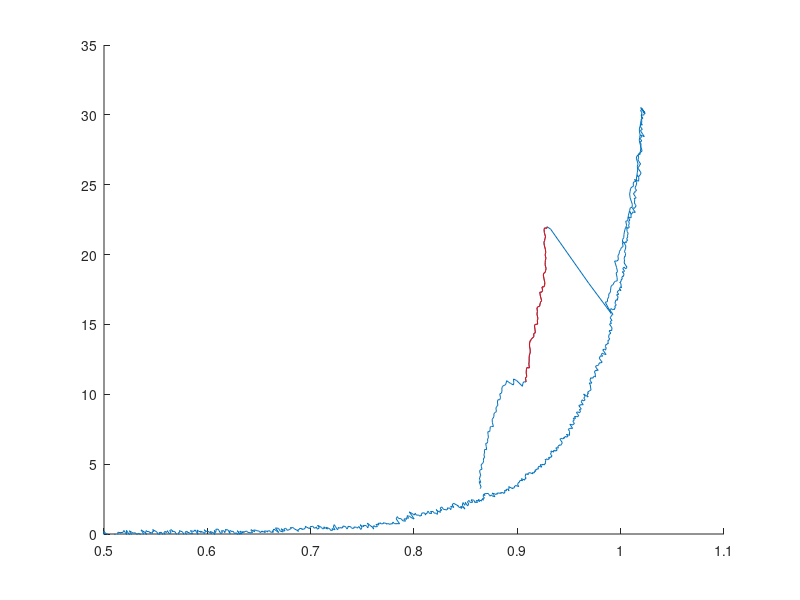

Write the MATLAB code that produced this figure. (Note: this script raises an error after producing the figure.)
clear all;
close all;
clc;

load WLCfittingtest2.mat
fMinOptions = optimset('MaxFunEvals', 2000, 'Display', 'Iter', 'TolFun', 1E-13, 'TolX', 1E-16); % fminsearch options.
kB = 1.38064852*10^(-23); %J/K
T = 293.15; %K
Ld = 920E-9; %nm
Lp = 120E-9;%370*0.%120E-9; %nm
pP = 1.5E-9; %nm
pD = 45E-9; %nm
K = 1.2E-9;
P = pD;
L = Ld;

datI = 75:140;

figure;
hold on;
plot(data.scombined{1}+data.shiftX,data.force{1}+data.shiftY)
plot(data.scombined{1}(datI)+data.shiftX,data.force{1}(datI)+data.shiftY,'r')

datExt = data.scombined{1}(datI)+data.shiftX;
datForce = data.force{1}(datI)+data.shiftY;


[sdatForce, i]  = sort(datForce);
sdatExt = datExt(i);

%plot(ext,DNAforce,'linewidth',2)
axis([0.5 1.1 0 35]);
Forcetest = data.force{1}(datI)+data.shiftY;
for ii = 1:length(datForce)
    xDNA2(ii) = fminsearch(@(x) fitEWLC( Forcetest(ii)*1E-12, x(1), kB, T, P, L, K ), 1E-6, fMinOptions); %linspace(0, 0.9*Lp, length(extension))
end
% for ii = 1:length(datForce)
%     xDNA2(ii) = fminsearch(@(x) fitEWLC( datForce(ii)*1E-12, x(1), kB, T, P, L, K ), 1E-6, fMinOptions); %linspace(0, 0.9*Lp, length(extension))
% end

plot(xDNA2*1E6,Forcetest,'linewidth',2)
xprot = (data.scombined{1}(datI)+data.shiftX)*1E-6-xDNA2';
xprot = xprot;
dnaCalcforce2 = calcEWLC( xDNA2, kB, T, P, L, K  );
K = 1.5*10^(-9);  % ref; PRL 94, 048301 (2005)
P = 1.5*10^(-9);   % 0.5-2 nm Ruud thesis, Butsamante: 2 pN
L =  120*10^(-9);    % Ruud thesis: 120 nm  i.e. 0.33 per aa and 370 aa  / other references I have seen that people use 0.36 per aa 
LpCalc3 = fminsearch(@(x) calcProtLp( Forcetest*1E-12, xprot, kB, T, P, x(1)), 120E-9, fMinOptions);

fMinOptions = optimset('MaxFunEvals', 2000, 'Display', 'Iter', 'TolFun', 1E-13, 'TolX', 1E-16); % fminsearch options.
xprotGuess = [0.01:(1.5*Lp*1E6-0.01)/(length(dnaCalcforce2)-1):1.5*Lp*1E6].*(1E-6);
for ii = 1:length(dnaCalcforce2)
    xprot(ii) = fminsearch(@(x) fitEWLC( dnaCalcforce2(ii), x(1), kB, T, P, LpCalc3, K ), xprotGuess(ii), fMinOptions); %linspace(0, 0.9*Lp, length(extension))
end

plot((xDNA2+xprot')*1E6,dnaCalcforce2.*1E12,'linewidth',3)